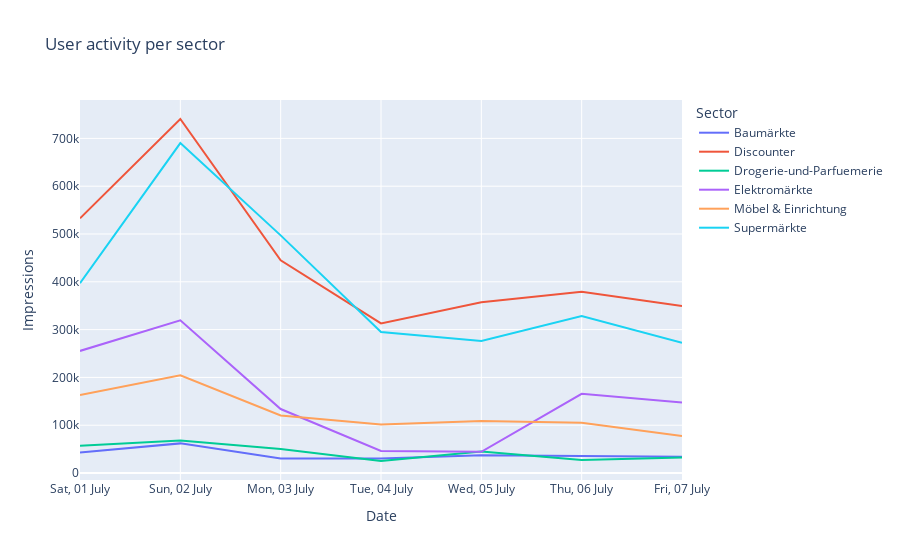

Notebook code for this chart:
### Markdown cell above
Line plot of impressions per day per sector

### Code cell
fig = go.Figure()


fig = px.line(traffic_per_sector_per_day, x="date", y="impressions", color='sector_name', title='User activity per sector')\
     .update_layout(yaxis_title='Impressions', legend_title='Sector')

fig.update_xaxes(
    title='Date',
    tickformat="%a, %d %B"
)
fig.show()

### Figure 1 — Plotly figure (JSON) as saved in the notebook; plotly's stock layout.template omitted (floating-point values rounded to 4 significant figures)
{"data": [{"hovertemplate": "sector_name=Baumärkte<br>date=%{x}<br>impressions=%{y}<extra></extra>", "legendgroup": "Baumärkte", "line": {"color": "#636efa", "dash": "solid"}, "marker": {"symbol": "circle"}, "mode": "lines", "name": "Baumärkte", "orientation": "v", "showlegend": true, "type": "scatter", "x": ["2023-07-01T00:00:00", "2023-07-02T00:00:00", "2023-07-03T00:00:00", "2023-07-04T00:00:00", "2023-07-05T00:00:00", "2023-07-06T00:00:00", "2023-07-07T00:00:00"], "xaxis": "x", "y": [43142, 61987, 30447, 30324, 37398, 35649, 34048], "yaxis": "y"}, {"hovertemplate": "sector_name=Discounter<br>date=%{x}<br>impressions=%{y}<extra></extra>", "legendgroup": "Discounter", "line": {"color": "#EF553B", "dash": "solid"}, "marker": {"symbol": "circle"}, "mode": "lines", "name": "Discounter", "orientation": "v", "showlegend": true, "type": "scatter", "x": ["2023-07-01T00:00:00", "2023-07-02T00:00:00", "2023-07-03T00:00:00", "2023-07-04T00:00:00", "2023-07-05T00:00:00", "2023-07-06T00:00:00", "2023-07-07T00:00:00"], "xaxis": "x", "y": [532740, 740585, 444975, 312890, 357420, 379258, 349363], "yaxis": "y"}, {"hovertemplate": "sector_name=Drogerie-und-Parfuemerie<br>date=%{x}<br>impressions=%{y}<extra></extra>", "legendgroup": "Drogerie-und-Parfuemerie", "line": {"color": "#00cc96", "dash": "solid"}, "marker": {"symbol": "circle"}, "mode": "lines", "name": "Drogerie-und-Parfuemerie", "orientation": "v", "showlegend": true, "type": "scatter", "x": ["2023-07-01T00:00:00", "2023-07-02T00:00:00", "2023-07-03T00:00:00", "2023-07-04T00:00:00", "2023-07-05T00:00:00", "2023-07-06T00:00:00", "2023-07-07T00:00:00"], "xaxis": "x", "y": [57098, 67812, 50468, 25124, 44849, 27154, 32552], "yaxis": "y"}, {"hovertemplate": "sector_name=Elektromärkte<br>date=%{x}<br>impressions=%{y}<extra></extra>", "legendgroup": "Elektromärkte", "line": {"color": "#ab63fa", "dash": "solid"}, "marker": {"symbol": "circle"}, "mode": "lines", "name": "Elektromärkte", "orientation": "v", "showlegend": true, "type": "scatter", "x": ["2023-07-01T00:00:00", "2023-07-02T00:00:00", "2023-07-03T00:00:00", "2023-07-04T00:00:00", "2023-07-05T00:00:00", "2023-07-06T00:00:00", "2023-07-07T00:00:00"], "xaxis": "x", "y": [255411, 319388, 133837, 46062, 44331, 165730, 147319], "yaxis": "y"}, {"hovertemplate": "sector_name=Möbel & Einrichtung<br>date=%{x}<br>impressions=%{y}<extra></extra>", "legendgroup": "Möbel & Einrichtung", "line": {"color": "#FFA15A", "dash": "solid"}, "marker": {"symbol": "circle"}, "mode": "lines", "name": "Möbel & Einrichtung", "orientation": "v", "showlegend": true, "type": "scatter", "x": ["2023-07-01T00:00:00", "2023-07-02T00:00:00", "2023-07-03T00:00:00", "2023-07-04T00:00:00", "2023-07-05T00:00:00", "2023-07-06T00:00:00", "2023-07-07T00:00:00"], "xaxis": "x", "y": [163037, 204381, 120219, 101693, 108664, 105098, 77369], "yaxis": "y"}, {"hovertemplate": "sector_name=Supermärkte<br>date=%{x}<br>impressions=%{y}<extra></extra>", "legendgroup": "Supermärkte", "line": {"color": "#19d3f3", "dash": "solid"}, "marker": {"symbol": "circle"}, "mode": "lines", "name": "Supermärkte", "orientation": "v", "showlegend": true, "type": "scatter", "x": ["2023-07-01T00:00:00", "2023-07-02T00:00:00", "2023-07-03T00:00:00", "2023-07-04T00:00:00", "2023-07-05T00:00:00", "2023-07-06T00:00:00", "2023-07-07T00:00:00"], "xaxis": "x", "y": [397198, 690203, 497161, 295122, 276411, 328525, 272665], "yaxis": "y"}], "layout": {"legend": {"title": {"text": "Sector"}, "tracegroupgap": 0}, "title": {"text": "User activity per sector"}, "xaxis": {"anchor": "y", "domain": [0, 1], "tickformat": "%a, %d %B", "title": {"text": "Date"}}, "yaxis": {"anchor": "x", "domain": [0, 1], "title": {"text": "Impressions"}}}}
